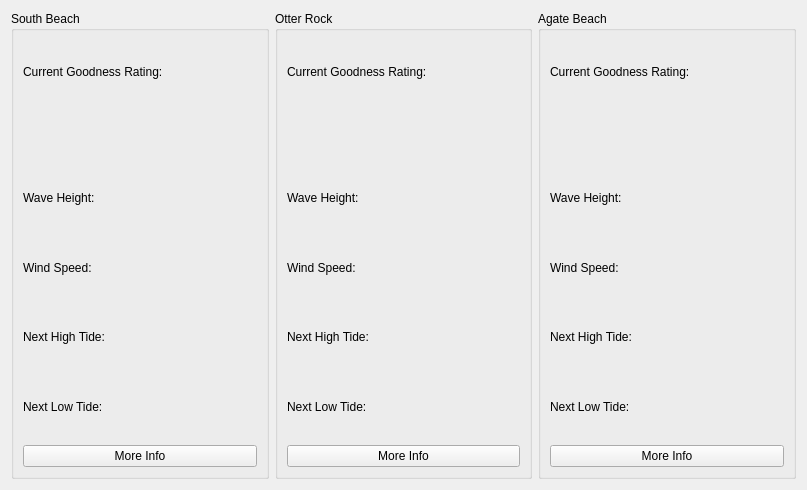
<?xml version="1.0" encoding="UTF-8"?>
<ui version="4.0">
 <class>Form</class>
 <widget class="QWidget" name="Form">
  <property name="geometry">
   <rect>
    <x>0</x>
    <y>0</y>
    <width>807</width>
    <height>490</height>
   </rect>
  </property>
  <property name="windowTitle">
   <string>Form</string>
  </property>
  <layout class="QHBoxLayout" name="horizontalLayout">
   <item>
    <widget class="QGroupBox" name="groupBox">
     <property name="title">
      <string>South Beach</string>
     </property>
     <layout class="QVBoxLayout" name="verticalLayout">
      <item>
       <widget class="QLabel" name="label">
        <property name="text">
         <string>Current Goodness Rating:</string>
        </property>
       </widget>
      </item>
      <item>
       <spacer name="verticalSpacer">
        <property name="orientation">
         <enum>Qt::Vertical</enum>
        </property>
        <property name="sizeType">
         <enum>QSizePolicy::Preferred</enum>
        </property>
        <property name="sizeHint" stdset="0">
         <size>
          <width>20</width>
          <height>56</height>
         </size>
        </property>
       </spacer>
      </item>
      <item>
       <widget class="QLabel" name="label_2">
        <property name="text">
         <string>Wave Height:</string>
        </property>
       </widget>
      </item>
      <item>
       <widget class="QLabel" name="label_5">
        <property name="text">
         <string>Wind Speed:</string>
        </property>
       </widget>
      </item>
      <item>
       <widget class="QLabel" name="label_3">
        <property name="text">
         <string>Next High Tide:</string>
        </property>
       </widget>
      </item>
      <item>
       <widget class="QLabel" name="label_4">
        <property name="text">
         <string>Next Low Tide:</string>
        </property>
       </widget>
      </item>
      <item>
       <widget class="QPushButton" name="sbNavButton">
        <property name="text">
         <string>More Info</string>
        </property>
       </widget>
      </item>
     </layout>
    </widget>
   </item>
   <item>
    <widget class="QGroupBox" name="groupBox_2">
     <property name="title">
      <string>Otter Rock</string>
     </property>
     <layout class="QVBoxLayout" name="verticalLayout_2">
      <item>
       <widget class="QLabel" name="label_6">
        <property name="text">
         <string>Current Goodness Rating:</string>
        </property>
       </widget>
      </item>
      <item>
       <spacer name="verticalSpacer_2">
        <property name="orientation">
         <enum>Qt::Vertical</enum>
        </property>
        <property name="sizeType">
         <enum>QSizePolicy::Preferred</enum>
        </property>
        <property name="sizeHint" stdset="0">
         <size>
          <width>20</width>
          <height>56</height>
         </size>
        </property>
       </spacer>
      </item>
      <item>
       <widget class="QLabel" name="label_7">
        <property name="text">
         <string>Wave Height:</string>
        </property>
       </widget>
      </item>
      <item>
       <widget class="QLabel" name="label_8">
        <property name="text">
         <string>Wind Speed:</string>
        </property>
       </widget>
      </item>
      <item>
       <widget class="QLabel" name="label_9">
        <property name="text">
         <string>Next High Tide:</string>
        </property>
       </widget>
      </item>
      <item>
       <widget class="QLabel" name="label_10">
        <property name="text">
         <string>Next Low Tide:</string>
        </property>
       </widget>
      </item>
      <item>
       <widget class="QPushButton" name="ORNavButton">
        <property name="text">
         <string>More Info</string>
        </property>
       </widget>
      </item>
     </layout>
    </widget>
   </item>
   <item>
    <widget class="QGroupBox" name="groupBox_3">
     <property name="title">
      <string>Agate Beach</string>
     </property>
     <layout class="QVBoxLayout" name="verticalLayout_3">
      <item>
       <widget class="QLabel" name="label_11">
        <property name="text">
         <string>Current Goodness Rating:</string>
        </property>
       </widget>
      </item>
      <item>
       <spacer name="verticalSpacer_3">
        <property name="orientation">
         <enum>Qt::Vertical</enum>
        </property>
        <property name="sizeType">
         <enum>QSizePolicy::Preferred</enum>
        </property>
        <property name="sizeHint" stdset="0">
         <size>
          <width>20</width>
          <height>56</height>
         </size>
        </property>
       </spacer>
      </item>
      <item>
       <widget class="QLabel" name="label_12">
        <property name="text">
         <string>Wave Height:</string>
        </property>
       </widget>
      </item>
      <item>
       <widget class="QLabel" name="label_13">
        <property name="text">
         <string>Wind Speed:</string>
        </property>
       </widget>
      </item>
      <item>
       <widget class="QLabel" name="label_14">
        <property name="text">
         <string>Next High Tide:</string>
        </property>
       </widget>
      </item>
      <item>
       <widget class="QLabel" name="label_15">
        <property name="text">
         <string>Next Low Tide:</string>
        </property>
       </widget>
      </item>
      <item>
       <widget class="QPushButton" name="AgNavButton">
        <property name="text">
         <string>More Info</string>
        </property>
       </widget>
      </item>
     </layout>
    </widget>
   </item>
  </layout>
 </widget>
 <resources/>
 <connections/>
</ui>
